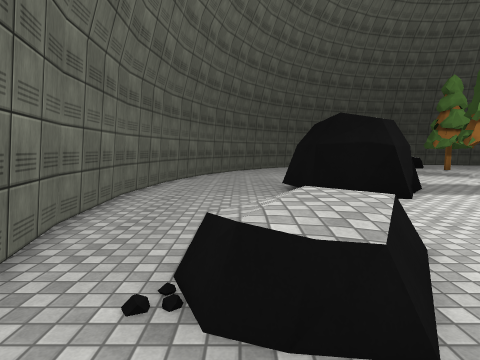
[1] (above)

18 first-person views from a walk through a Unity game level. The camera is 1.5 m above the floor, tilts 6° down and sees 80° across. The floor is counted in squares, 1 m on a side. Each view is taken from the middle of a square. On the plan, view 1 faces up. The plan holds only what a view shows up to about 14 squares ahead; the rest is blank. The place goes on beyond the plan. The player is left out. Surface patterns are stand-ins for the level's own textures.

[2]
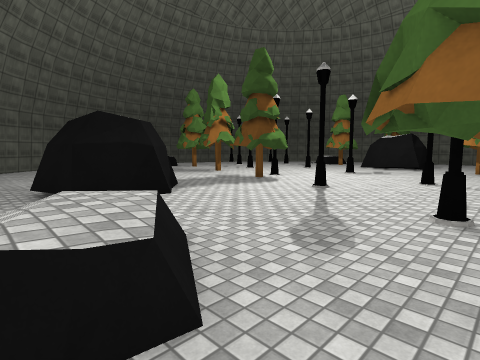

[3]
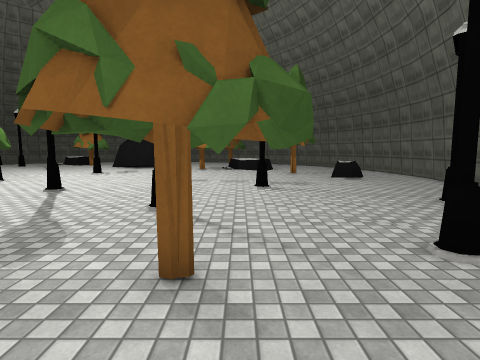

[4]
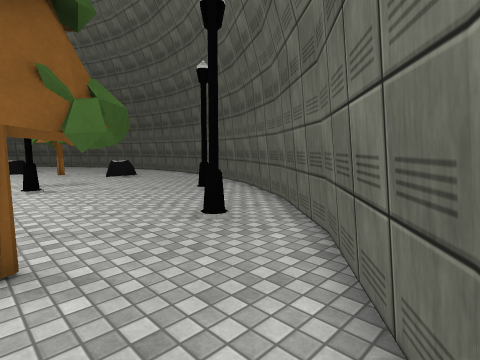

[5]
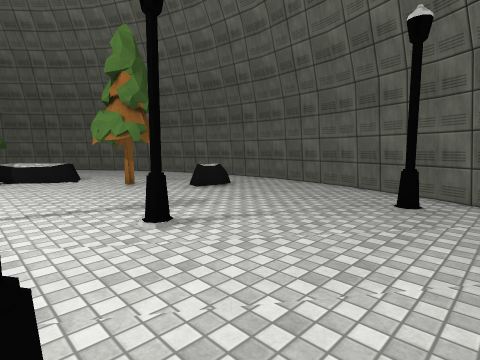

[6]
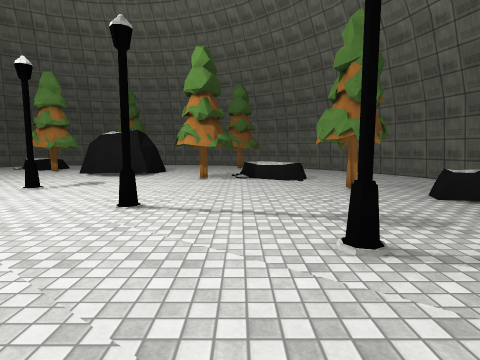

[7]
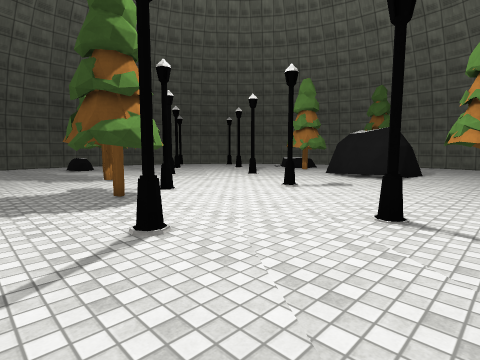

[8]
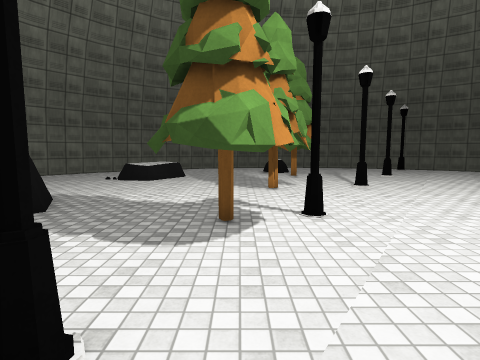

[9]
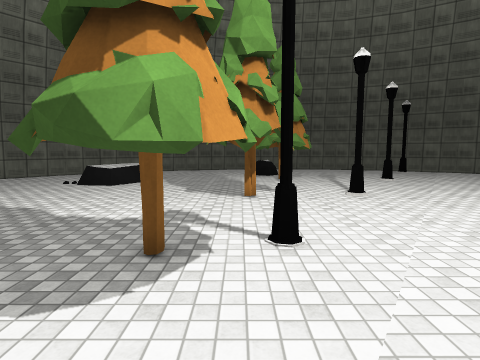

[10]
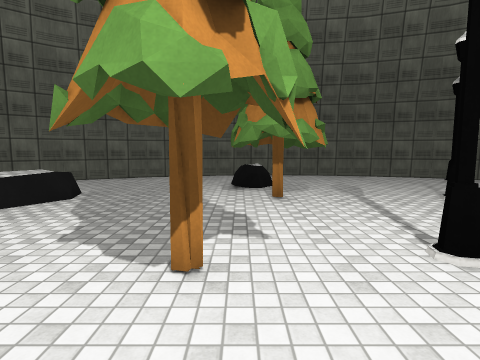

[11]
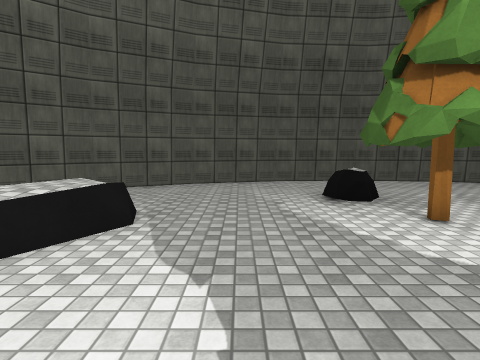

[12]
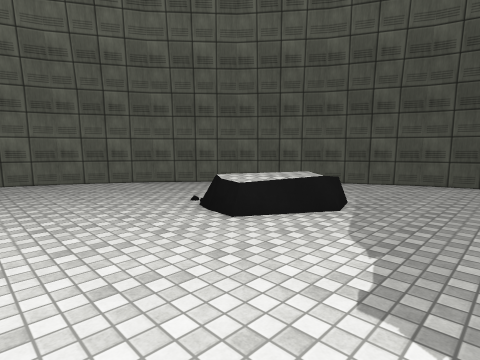

[13]
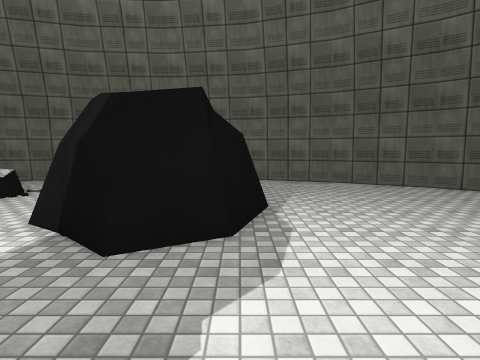

[14]
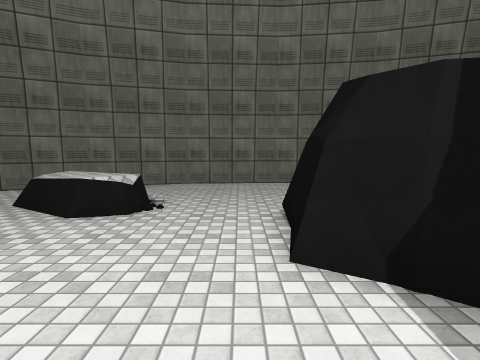

[15]
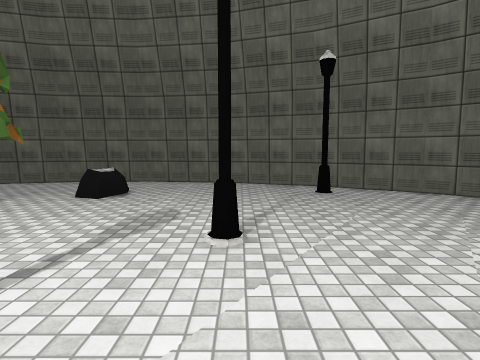

[16]
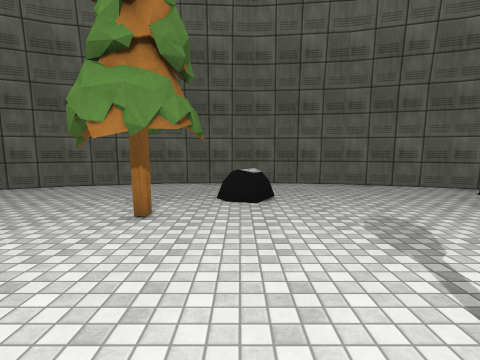

[17]
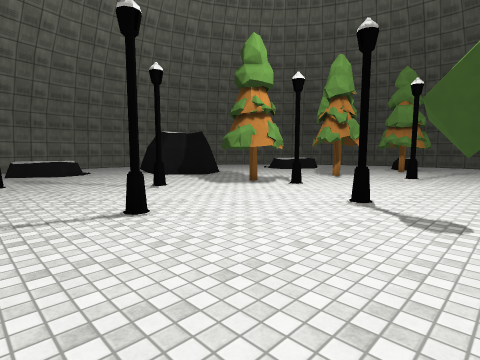

[18]
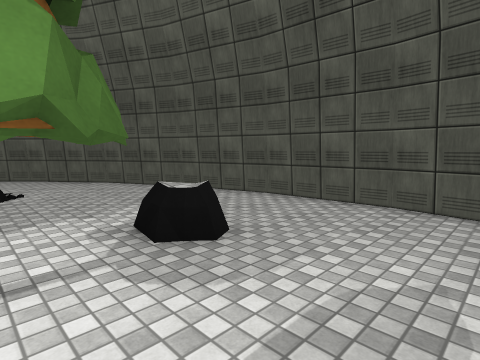

### Floor plan
Key: @ floor where view 1 was taken; # wall or solid block; . floor; R rock; T tree; L lamp; H thing the floor can be seen under or through; O other object.
Columns run from 4 left of view 1 to 21 right of it. Each row starts with its distance up from view 1.
 29                 #########
 28             #####....... #
 27           ###.............
 26          ##...............
 25        ###........R.......
 24       ##..........RR......
 23      ##...........R.......
 22     ##.....RR.....#TT.....
 21     #...   RRR....TTT...OO
 20    ##....  RR.....#.T.....
 19   ##..... RRR.............
 18   #.......................
 17   #.......................
 16  ##..............T...L....
 15  #...............T........
 14  #.......................
 13  #.....RRRR..............
 12 # ....  R R....  ........
 11 # ....RR  R#...  HL......
 10 #.....RR RR....HTH.......
  9 #.....#RRR.....HT#........
  8 #.....................L...
  7 #.........................
  6 #..... .......LL..........
  5 ##.. RR...................
  4  #..RRRR..................
  3  #.RRRR...........LL......
  2  ## RR...................#
  1   # ...##..L.............T
  0   #.@.#TT.................
 -1   ##..#TT.................
 -2    ##..T#......L.........R
 -3     #....................
 -4     ##..L.............T.#.
 -5      ##.............. .T..
 -6       ##............R.....
 -7        ###..L......#R.....
 -8          ##...............
 -9           ####............
-10              ####.....  ##
-11                 ########

Positions as (right, up) in squares from view 1, and headings:
1: (0, 0), facing up
2: (0, 0), facing up-right
3: (0, -1), facing right
4: (-1, 0), facing down-right
5: (6, 1), facing down-right
6: (7, 0), facing right
7: (8, 1), facing up-right
8: (12, 4), facing up
9: (13, 6), facing up
10: (14, 12), facing up
11: (11, 15), facing up
12: (12, 14), facing up-left
13: (11, 13), facing left
14: (9, 8), facing left
15: (11, 3), facing down
16: (16, 2), facing down
17: (21, 0), facing up-left
18: (19, 21), facing up-left
